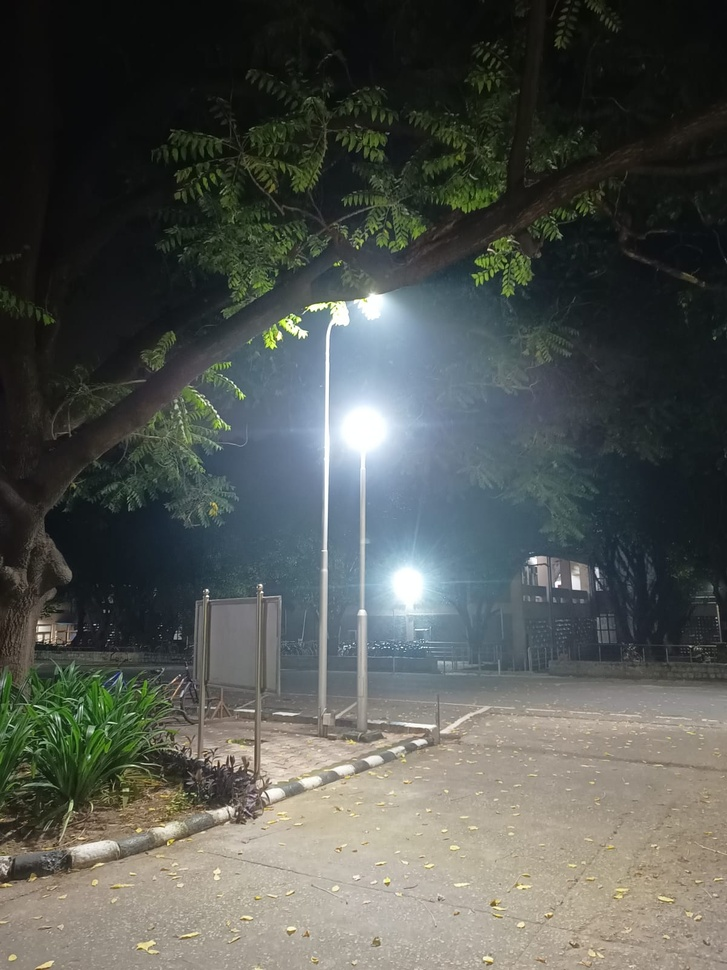
#> input picture assignment_1_submission/image_night_n.jpeg, 727 x 970 px, shrunk from 1200 x 1600 before the run
$ python q2b.py
#> lines starting #> are read from the running program, lines starting #| are printed output that depends on the picture
import numpy as np
from PIL import Image
from numba import njit

@njit(cache=True)
def clahe_core(padded_img, rows, cols, pad, window_size, clip_threshold):
    num_pixels = window_size * window_size
    output = np.zeros((rows, cols), dtype=np.uint8)

    hist = np.zeros(256, dtype=np.int32)
    clipped_hist = np.zeros(256, dtype=np.int32)
    cdf = np.zeros(256, dtype=np.int32)

    for r in range(rows):
        for c in range(cols):
            hist[:] = 0

            for wr in range(window_size):
                for wc in range(window_size):
                    pixel_val = padded_img[r + wr, c + wc]
                    hist[pixel_val] += 1

            excess = 0
            for i in range(256):
                if hist[i] > clip_threshold:
                    excess += (hist[i] - clip_threshold)
                    clipped_hist[i] = clip_threshold
                else:
                    clipped_hist[i] = hist[i]

            redistribution_amount = excess // 256
            remainder = excess % 256

            for i in range(256):
                clipped_hist[i] += redistribution_amount
                if i < remainder:
                    clipped_hist[i] += 1

            running_sum = 0
            cdf_min = -1
            for i in range(256):
                running_sum += clipped_hist[i]
                cdf[i] = running_sum
                if cdf_min == -1 and running_sum > 0:
                    cdf_min = running_sum

            center_val = padded_img[r + pad, c + pad]
            cdf_max = cdf[255]

            if cdf_max == cdf_min:
                output[r, c] = center_val
            else:
                val = (cdf[center_val] - cdf_min) / (num_pixels - cdf_min) * 255.0
                output[r, c] = np.uint8(val + 0.5)

    return output

def optimized_clahe_for_streetlight(img_array, window_size=121, clip_limit=2.0):
    img = np.clip(img_array, 0, 255).astype(np.uint8)
    rows, cols = img.shape
    pad = window_size // 2

    padded_img = np.pad(img, pad, mode='reflect')

    num_pixels = window_size * window_size
    ideal_bin_height = num_pixels / 256.0
    clip_threshold = max(1, int(clip_limit * ideal_bin_height))

    return clahe_core(padded_img, rows, cols, pad, window_size, clip_threshold)

if __name__ == "__main__":
    try:
        img = Image.open('image_night_n.jpeg').convert('L')
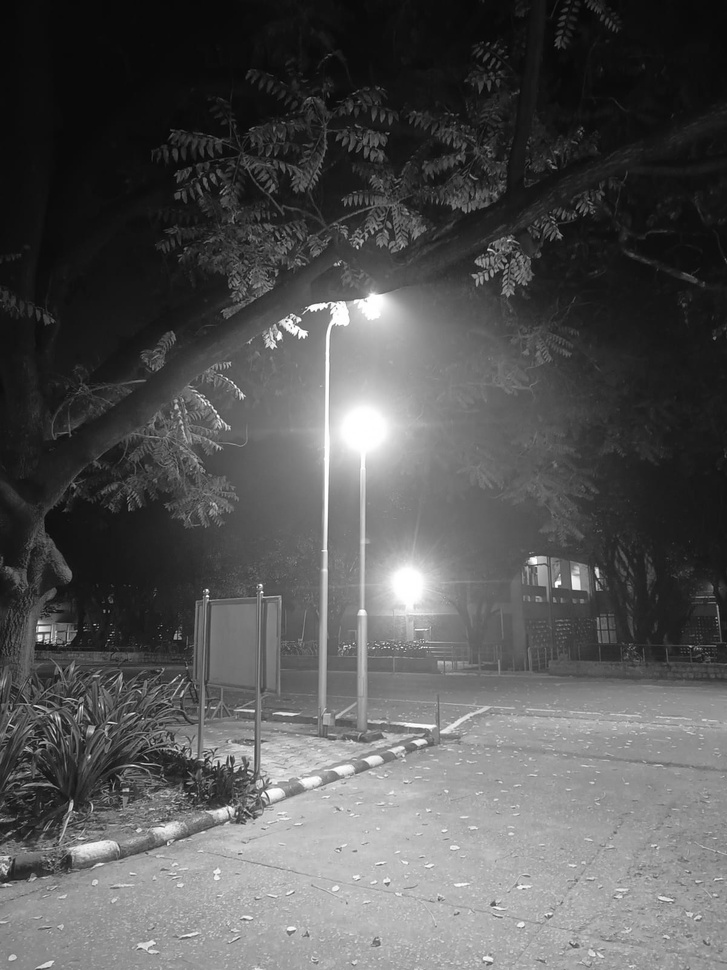
#> img: PIL image 727x970 L; min 1, max 255, mean 84.6
    except FileNotFoundError:
        exit()

    img_pixels = np.array(img, dtype=np.float64)

    window_size_list = [15, 31, 45, 61, 91, 121]
    for window_size in window_size_list:
#> (the run stopped early here; a loop or call above may not have finished)
